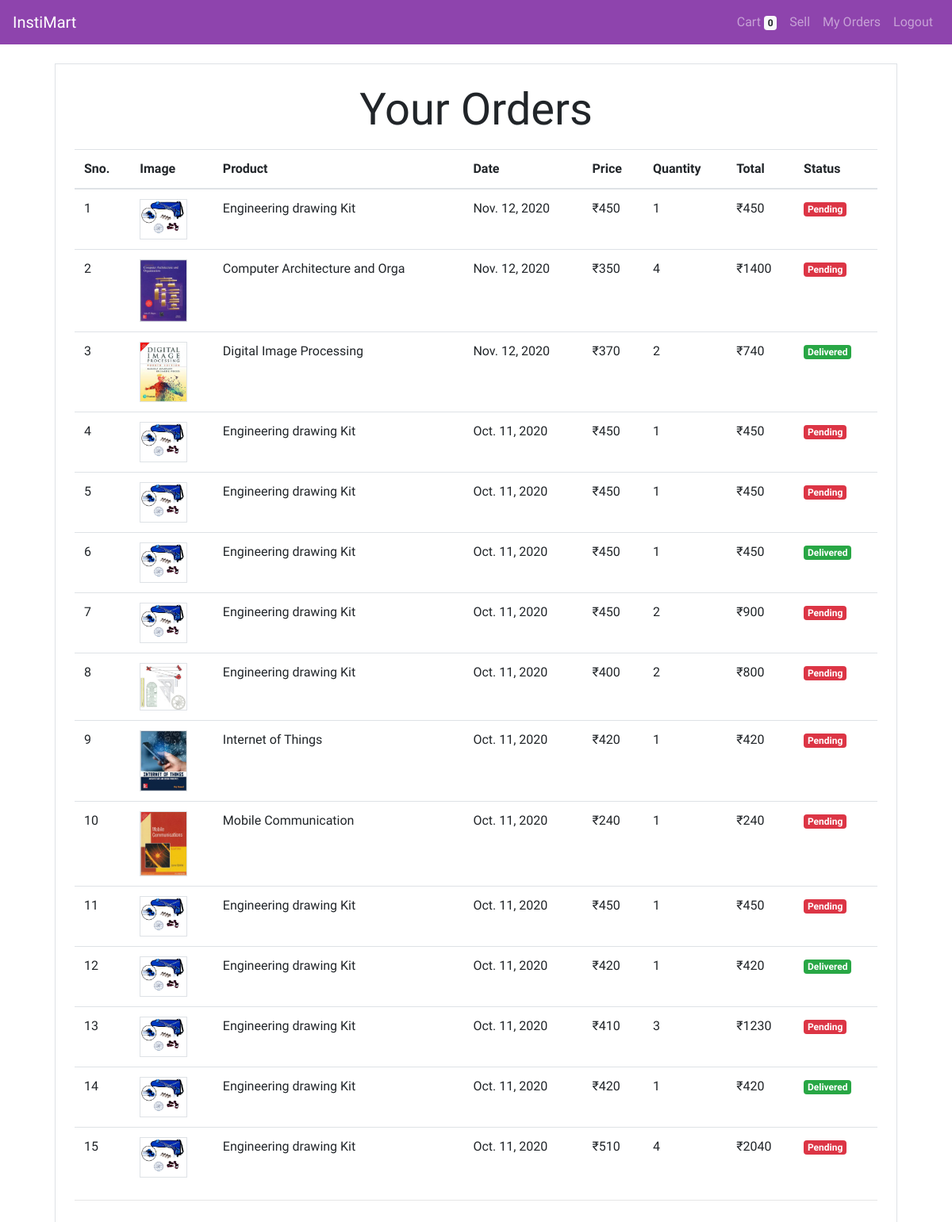
/orders (signed in), run on the app's committed database.
### store/models/order.py (models this page shows, shortened)
class Order(models.Model):
    product = models.ForeignKey(Product,on_delete=models.CASCADE)
    customer = models.ForeignKey(Customer,on_delete=models.CASCADE)
    quantity = models.IntegerField(default=1)
    price = models.IntegerField()
    address = models.CharField(max_length=200,blank=True)
    phone = models.CharField(max_length=50,blank=True)
    date = models.DateField(default=datetime.datetime.today)
    status = models.BooleanField(default=False)
    @staticmethod
    def get_orders_by_customer(customer_id):
        return Order.objects.filter(customer =customer_id).order_by('date')

### store/models/product.py (models this page shows, shortened)
class Product(models.Model):
    name = models.CharField(max_length=30)
    price = models.IntegerField(default=0)
    category = models.ForeignKey(Category, on_delete=models.CASCADE,default=1)
    description = models.CharField(max_length=200,default=0, null=True, blank=1)
    image =models.ImageField(upload_to='uploads/products/')

### store/views/orders.py (the view)
# urls.py: path('orders', orders.OrderView.as_view(), name='orders'),
class OrderView(View):
    @method_decorator(auth_middleware)
    def get(self,request):
        customer = request.session.get('customer')
        orders = Order.get_orders_by_customer(customer)
        orders = orders.reverse()
        return render(request,'orders.html',{'orders':orders})

### store/templatetags/custom_filter.py (called while the page is built)
@register.filter(name='currency')
def currency(num):
    return  "₹" +str(num);

@register.filter(name='multiply')
def multiply(x,y):
    return x*y

### store/templates/orders.html
{% extends 'base.html' %}
{% block content %}
{% load cart %}
{% load custom_filter %}
<div class="container">
    <div class="border rounder p-4 m-4">
        <p class="text-center display-4">
            Your Orders
        </p>
        <table class="table">
            <thead>
                <tr>
                    <th>Sno.</th>
                    <th>Image</th>
                    <th>Product</th>
                    <th>Date</th>
                    <th>Price</th>
                    <th>Quantity</th>
                    <th>Total</th>
                    <th>Status</th>
                </tr>
            </thead>
            <tbody>
                {% for order in orders %}
                <tr>
                    <td>{{forloop.counter}}</td>
                    <td><img style="width:60px" class="border" src="{{order.product.image.url}}" alt=""></td>
                    <td>{{order.product.name}}</td>
                    <td>{{order.date}}</td>
                    <td>{{order.price|currency}}</td>
                    <td>{{order.quantity}}</td>
                    <td>{{order.price|multiply:order.quantity|currency}}</td>
                    {% if order.status %}
                    <td><small class="badge badge-success">
                        Delivered
                    </small></td>
                    {% else %}
                    <td><small class="badge badge-danger">
                        Pending
                    </small></td>
                    {% endif %}
                  </tr>
               {% endfor %}
            </tbody>
        </table>
        <hr>
    </div>
</div>
{% endblock %}

### store/templates/base.html (style rules this page uses)
body { font-family: 'Roboto Condensed', sans-serif; }

### data on the page
Order: product.image (picture), product.name "Engineering drawing Kit", date "Nov. 12, 2020", price "₹450", quantity "1", price|multiply "₹450", status "Pending"
Order: product.image (picture), product.name "Computer Architecture and Orga", date "Nov. 12, 2020", price "₹350", quantity "4", price|multiply "₹1400", status "Pending"
Order: product.image (picture), product.name "Digital Image Processing", date "Nov. 12, 2020", price "₹370", quantity "2", price|multiply "₹740", status "Delivered"
Order: product.image (picture), product.name "Engineering drawing Kit", date "Oct. 11, 2020", price "₹450", quantity "1", price|multiply "₹450", status "Pending"
Order: product.image (picture), product.name "Engineering drawing Kit", date "Oct. 11, 2020", price "₹450", quantity "1", price|multiply "₹450", status "Pending"
Order: product.image (picture), product.name "Engineering drawing Kit", date "Oct. 11, 2020", price "₹450", quantity "1", price|multiply "₹450", status "Delivered"
Order: product.image (picture), product.name "Engineering drawing Kit", date "Oct. 11, 2020", price "₹450", quantity "2", price|multiply "₹900", status "Pending"
Order: product.image (picture), product.name "Engineering drawing Kit", date "Oct. 11, 2020", price "₹400", quantity "2", price|multiply "₹800", status "Pending"
Order: product.image (picture), product.name "Internet of Things", date "Oct. 11, 2020", price "₹420", quantity "1", price|multiply "₹420", status "Pending"
Order: product.image (picture), product.name "Mobile Communication", date "Oct. 11, 2020", price "₹240", quantity "1", price|multiply "₹240", status "Pending"
Order: product.image (picture), product.name "Engineering drawing Kit", date "Oct. 11, 2020", price "₹450", quantity "1", price|multiply "₹450", status "Pending"
Order: product.image (picture), product.name "Engineering drawing Kit", date "Oct. 11, 2020", price "₹420", quantity "1", price|multiply "₹420", status "Delivered"
Order: product.image (picture), product.name "Engineering drawing Kit", date "Oct. 11, 2020", price "₹410", quantity "3", price|multiply "₹1230", status "Pending"
Order: product.image (picture), product.name "Engineering drawing Kit", date "Oct. 11, 2020", price "₹420", quantity "1", price|multiply "₹420", status "Delivered"
Order: product.image (picture), product.name "Engineering drawing Kit", date "Oct. 11, 2020", price "₹510", quantity "4", price|multiply "₹2040", status "Pending"

### other printed values
{{ request.session.cart.keys|length }} "0"
